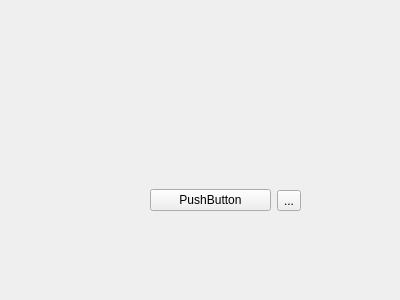
<?xml version="1.0" encoding="UTF-8"?>
<ui version="4.0">
 <class>Form</class>
 <widget class="QWidget" name="Form">
  <property name="geometry">
   <rect>
    <x>0</x>
    <y>0</y>
    <width>400</width>
    <height>300</height>
   </rect>
  </property>
  <property name="windowTitle">
   <string>Form</string>
  </property>
  <widget class="QWidget" name="horizontalLayoutWidget">
   <property name="geometry">
    <rect>
     <x>150</x>
     <y>185</y>
     <width>151</width>
     <height>31</height>
    </rect>
   </property>
   <layout class="QHBoxLayout" name="horizontalLayout">
    <item>
     <widget class="QPushButton" name="pushButton">
      <property name="text">
       <string>PushButton</string>
      </property>
     </widget>
    </item>
    <item>
     <widget class="QToolButton" name="toolButton">
      <property name="text">
       <string>...</string>
      </property>
     </widget>
    </item>
   </layout>
  </widget>
 </widget>
 <resources/>
 <connections/>
</ui>
